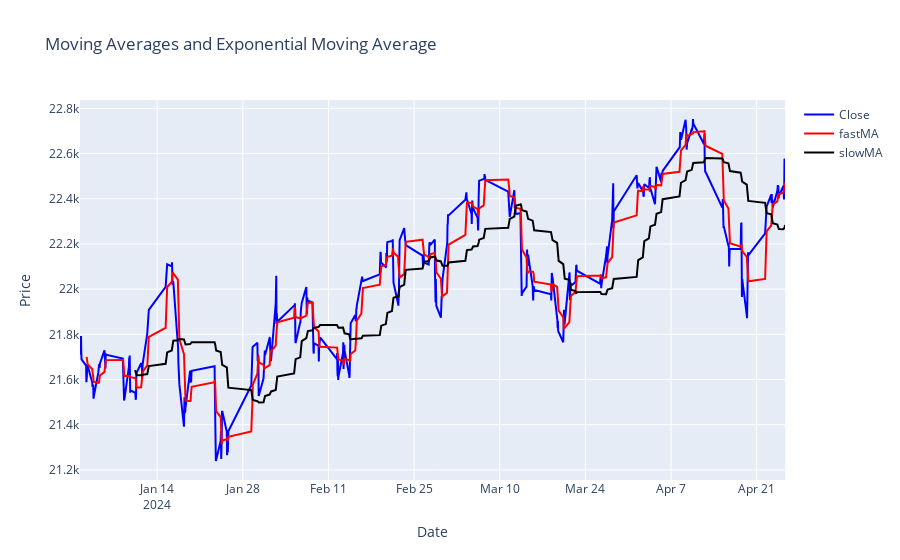

This figure's notebook cell:
### Code cell
import plotly.graph_objects as go
fig = go.Figure()
fig.add_trace(go.Scatter(x=data.index, y=data['Close'], name='Close', line=dict(color='blue')))
fig.add_trace(go.Scatter(x=data.index, y=data['smaFast'], name='fastMA', line=dict(color='red')))
fig.add_trace(go.Scatter(x=data.index, y=data['smaSlow'], name='slowMA', line=dict(color='black')))
# Update layout
fig.update_layout(title='Moving Averages and Exponential Moving Average',
                  xaxis_title='Date',
                  yaxis_title='Price')

# # Show the plot
# fig.show()

### Figure 1 — Plotly figure (JSON) as saved in the notebook; plotly's stock layout.template omitted (floating-point values rounded to 4 significant figures; data arrays with more than 128 entries replaced by an {"elided": "..."} marker saying what was removed)
{"data": [{"line": {"color": "blue"}, "name": "Close", "type": "scatter", "x": {"elided": "539 str values"}, "y": {"elided": "539 float values"}}, {"line": {"color": "red"}, "name": "fastMA", "type": "scatter", "x": {"elided": "539 str values"}, "y": {"elided": "539 float values"}}, {"line": {"color": "black"}, "name": "slowMA", "type": "scatter", "x": {"elided": "539 str values"}, "y": {"elided": "539 float values"}}], "layout": {"title": {"text": "Moving Averages and Exponential Moving Average"}, "xaxis": {"title": {"text": "Date"}}, "yaxis": {"title": {"text": "Price"}}}}
